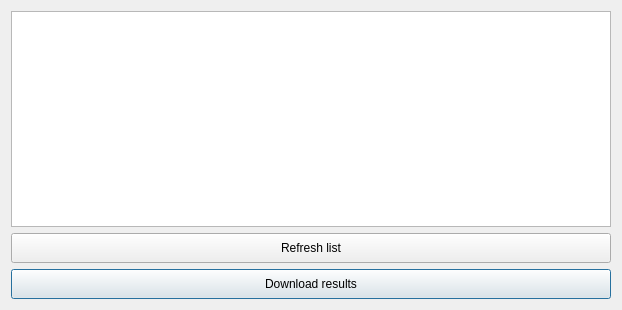
<?xml version="1.0" encoding="UTF-8"?>
<ui version="4.0">
 <class>DlgJobs</class>
 <widget class="QDialog" name="DlgJobs">
  <property name="windowModality">
   <enum>Qt::ApplicationModal</enum>
  </property>
  <property name="geometry">
   <rect>
    <x>0</x>
    <y>0</y>
    <width>618</width>
    <height>310</height>
   </rect>
  </property>
  <property name="sizePolicy">
   <sizepolicy hsizetype="Preferred" vsizetype="Preferred">
    <horstretch>0</horstretch>
    <verstretch>0</verstretch>
   </sizepolicy>
  </property>
  <property name="minimumSize">
   <size>
    <width>0</width>
    <height>0</height>
   </size>
  </property>
  <property name="windowTitle">
   <string>Download results from Earth Engine</string>
  </property>
  <layout class="QGridLayout" name="gridLayout">
   <item row="1" column="0">
    <widget class="QTableView" name="jobs_view">
     <property name="selectionMode">
      <enum>QAbstractItemView::ExtendedSelection</enum>
     </property>
     <property name="selectionBehavior">
      <enum>QAbstractItemView::SelectRows</enum>
     </property>
     <property name="sortingEnabled">
      <bool>true</bool>
     </property>
     <attribute name="horizontalHeaderVisible">
      <bool>true</bool>
     </attribute>
     <attribute name="horizontalHeaderCascadingSectionResizes">
      <bool>true</bool>
     </attribute>
     <attribute name="horizontalHeaderStretchLastSection">
      <bool>true</bool>
     </attribute>
     <attribute name="verticalHeaderVisible">
      <bool>false</bool>
     </attribute>
     <attribute name="verticalHeaderShowSortIndicator" stdset="0">
      <bool>true</bool>
     </attribute>
    </widget>
   </item>
   <item row="3" column="0">
    <widget class="QPushButton" name="download">
     <property name="sizePolicy">
      <sizepolicy hsizetype="Minimum" vsizetype="Minimum">
       <horstretch>0</horstretch>
       <verstretch>0</verstretch>
      </sizepolicy>
     </property>
     <property name="minimumSize">
      <size>
       <width>0</width>
       <height>30</height>
      </size>
     </property>
     <property name="text">
      <string>Download results</string>
     </property>
    </widget>
   </item>
   <item row="2" column="0">
    <widget class="QPushButton" name="refresh">
     <property name="sizePolicy">
      <sizepolicy hsizetype="Minimum" vsizetype="Minimum">
       <horstretch>0</horstretch>
       <verstretch>0</verstretch>
      </sizepolicy>
     </property>
     <property name="minimumSize">
      <size>
       <width>0</width>
       <height>30</height>
      </size>
     </property>
     <property name="text">
      <string>Refresh list</string>
     </property>
    </widget>
   </item>
     <item row="1" column="0">
    <widget class="QTableView" name="jobs_view">
     <property name="minimumSize">
      <size>
       <width>600</width>
       <height>200</height>
      </size>
     </property>
     <property name="selectionMode">
      <enum>QAbstractItemView::ExtendedSelection</enum>
     </property>
     <property name="selectionBehavior">
      <enum>QAbstractItemView::SelectRows</enum>
     </property>
     <property name="wordWrap">
      <bool>true</bool>
     </property>
    </widget>
   </item>
  </layout>
 </widget>
 <resources/>
 <connections/>
</ui>
